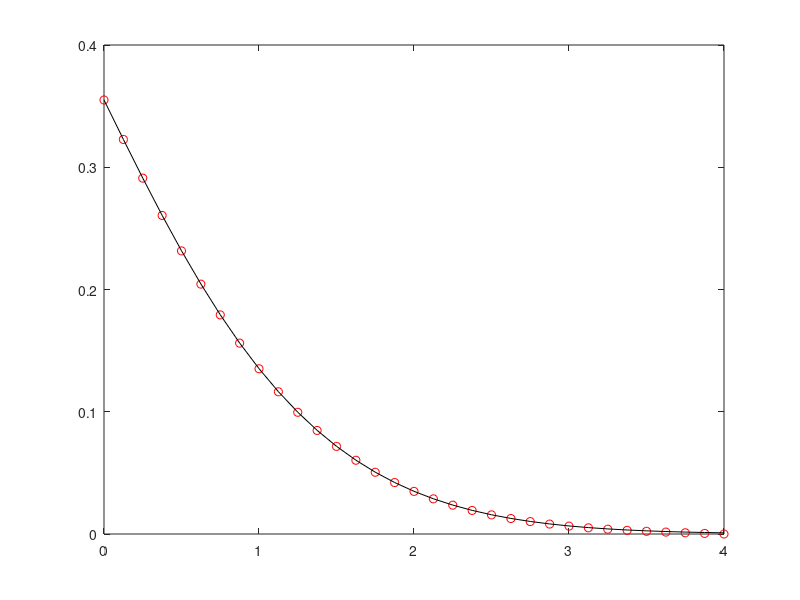

The MATLAB script that drew this image:
clear all; clc;

a=0; 
b=4;
N=2^5;
Nm1=N-1;
h=(b-a)/N;
jota=1:(Nm1);  
rm= ones(Nm1,1);  %diagonal superior
rp= ones(Nm1,1);  %diagonal inferior
d0=-(2+jota*h^3); %diagonal
M=diag(d0)+diag(rm(1:end-1),1)+diag(rp(2:end),-1);
  
f=zeros(Nm1,1);
f(1)=-0.35503;
f(N-1)=0;

%Descomentar las lineas p%ara usar el algoritmo de THMA
%ynO=[1;THMA(rp,d0, rm,f); e];
%yn=ynO
  
clear d0 rm rp;
ynO=[0.35503; M\f ;0];
yn=ynO;
  
x=(0:1:N)'*h;
ye=airy(0,x);
plot(x,yn,'or',x,ye,'-k')
